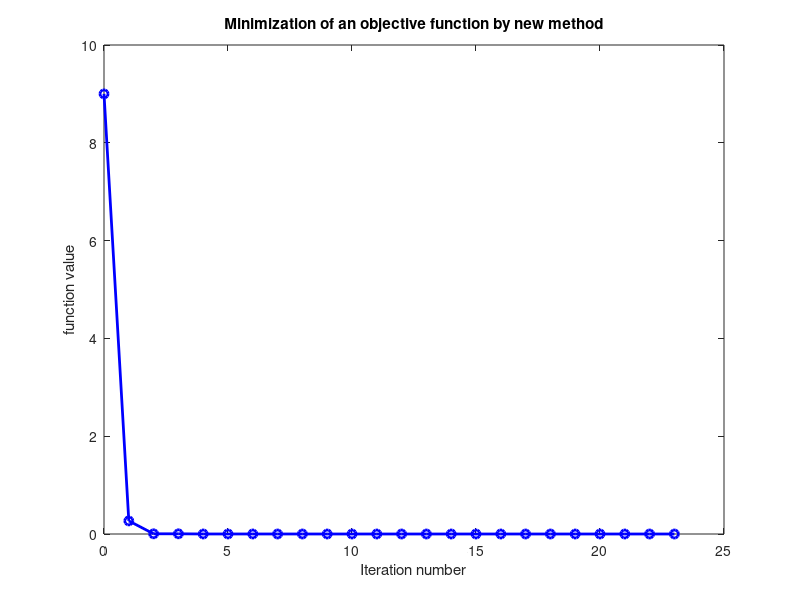

Here is the MATLAB script that generated this plot:
function [xmin,fmin,y,out] = macMethod(tfun,nvars,LB,UB,U_0,u_0,alpha_0,N,delta,gamma_0)

    % New stochastic optimization algorithm proposed by Dr. Attila Nagy
    % test function is the function need to optimize (default test function
    % s for this test are given in this script function

    % INPUT ARGUMENTS
    % "nvars" are the number of decision variables
    % "LB" and "UB" are the lower and upper bounds of the decision variables
    % respectively.
    % "U_0" positive definite matrix of size nvars (in this case I take the 
    % identity matrix.
    % "u_0" any initial vector of size nvars within the domain of the
    % objective function.
    % "alpha_0" initial positive integer whose value updated at every step
    % (it is taken 1 in this case).
    % "N" any positive integer whose value increases at every step (it is 2
    % in this case)
    % "delta" is the tolerance in the objective function value.
    % "gamma_0" initial positive real number whose value increases at every
    % step (it is 0.001 in this case).

    % OUTPUT ARGUMENTS
    % "xmin" is the optimizer point
    % "fmin" is the optimum value of the objective function.
    % "y" is the fmin value at every iteration
    % "out" is a field that contains information like the number of function
    % evaluation, time,...
    
    tStart = tic;
    if ~ nargin
       tfun = @demo1;   % Demo
       nvars = 3;
       u_0 = 5*ones(nvars,1);
       U_0 = eye(nvars);
       LB = -10*ones(nvars,1);
       UB = -LB;  
    end

% Default parameters

    if nargin > 10    
       error('function requires at most 10 input arguments')
    end

    if nargin < 10
       gamma_0 = 0.001;
    end

    if nargin < 9
       delta = 1e-6;
    end

    if nargin < 8
       N = 4;
    end

    if nargin < 7
       alpha_0 = 1;
    end

    if nargin && nargin < 6 
       u_0 = [];
    end

    if nargin && nargin < 5
        U_0 = [];
    end
    
    if nargin && nargin < 4
        UB = [];
    end

    if nargin && nargin < 3
        LB = [];
    end

    if nargin && nargin < 2
        disp('MAC method requires at least two input arguments')
    end
    
    if ischar(tfun)
       tfun = str2func(tfun);
    end

    if isempty(LB)
        LB = -100*ones(nvars,1);
    end

    if isempty(UB)
        UB = 100*ones(nvars,1);
    end

    if isempty(U_0)
        U_0 = eye(nvars);
    end

    if isempty(u_0)
        u_0 = 5*ones(nvars,1);
    end

    % Generating random numbers from basic distribution with mean 0 and identity standard deviation (lognormal
    % distribution in this case)
        rng(123)
        mu = zeros(nvars,1);
        sigma = eye(nvars);
        zeta = mvnrnd(mu,sigma,alpha_0)'; % multivariate normal with mean mu and standard deviation sigma.
        zeta = (0.5-1./(1+exp(-zeta)))/min(std(zeta)); % multivariate logit-normal (by transforming the multivariate normal to logistic function)
        numeratorCovSum = zeros(nvars,nvars);   
        WeightedP = zeros(nvars,alpha_0); 
        
        % Random points pi for i = 1 to alpha_n

        p = u_0 + U_0*zeta;

    % Calculating the weights for every points pi, emperical expected value
    % and emperical covariance matrix.

        if all (p >= LB) && all(p <= UB) % if pi is in K (domain of the objective function)  
           weight1 = weightFcnOfGamma(gamma_0, tfun(transpose(p))); % weight/penality
        else
            weight1 = 0;
        end

        if weight1 ~= 0 && (weight1 > 1 || weight1 < 1e-9)
            weight1 = rand;
        end
     
       sum1 = sum(weight1);

      if sum1 == 0
          u_n = u_0/2;
          U_n = U_0;
      else
        u_n = weight1*p/2*sum1; % Emperical expected value
        weightedCovMatrix = (weight1*(p - u_n)*transpose(p - u_n))/2*sum1;
        numeratorCovSum = numeratorCovSum + weightedCovMatrix;  
        U_n = sqrt(numeratorCovSum); % Emperical covariance matrix
     end

    % Calculating objective function value at several random points pi and
    % storing the minimum value

        p_all = [p u_n u_0];
        [xmin,fmin] = getMin(p_all,tfun);
        store_fmin = fmin;
%         u_n = xmin;
        store_xmin = xmin;
        xout = store_xmin; 
        fvec = store_fmin;
        iter = 0;
        n = 0;
        tolX = 1e-4;
        countf = size(p_all,2); % Initial fevals
        MaxIter = 100;
        maxEvals = 10000;

fprintf('Result of iteration number: %d is %5.4f\n',n,store_fmin);

% Main Loop

while n < MaxIter && (norm(u_n - u_0) >= delta)% || norm(U_n-U_0) >= delta)

    if countf > maxEvals
        disp('The method stopped because it reaches maximum number of function evaluation');
        break 
     end

    if n == MaxIter
       disp('The method stoped because it reaches the maximum number of iteration')
       break
    end

% Updating initial values
        gamma_0 = 4*gamma_0; 
        u_0 = u_n;
        U_0= U_n;
        n = n + 1;
        N = N + 1;
        s_p = size(p,2) + 1;
        alpha_nN = n*N+s_p-1;
%         alpha_nN = n*N+size(p,2);
        rng(123)
        % Generating random numbers zeta_i from basic distribution for i = alpha_n-1 to alpha_nN 
        len = alpha_nN-s_p+1;
        zeta(:,s_p:alpha_nN) = mvnrnd(mu,sigma,len)';
        zeta(:,s_p:alpha_nN) = (0.5-1./(1+exp(-zeta(:,s_p:alpha_nN))))/min(std(zeta(s_p:alpha_nN)));
       
    for ii = s_p:alpha_nN
        p(:,ii) = u_0 + U_0*zeta(:,ii);%
    end

    for kk = s_p:size(p,2)
        if all (p(:,kk) >= LB) && all(p(:,kk) <= UB) % if pi is in K  
           weight1(kk) = weightFcnOfGamma(gamma_0, tfun(transpose(p(:,kk))));
           WeightedP(:,kk) = weight1(kk)*p(:,kk);%
        else
            weight1(kk) = 0;
        end

        if weight1(kk) ~= 0 && (weight1(kk) > 1 || weight1(kk) < 1e-9)
            weight1(kk) = rand;
            WeightedP(:,kk) = weight1(kk)*p(:,kk);%
        end     
    end

       sum1 = sum1 + sum(weight1(s_p:end)); % Sum of weights
       p_cut = p(:,s_p:end);
       u_n = sum(WeightedP,2)/sum1;
       p_all = [p_cut u_n];
       [xmin,fmin] = getMin(p_all,tfun);
       store_fmin = min([fmin,store_fmin]);
       
       if store_fmin == fmin && all(xmin == u_n)
          store_xmin = u_n;
     
       else 
          store_xmin = xmin;
          u_n = u_0/2;
       end

    if sum1 ~= 0
       for ii = s_p: size(p,2) %alpha_nN
          weightedCovMatrix = (weight1(ii)*(p(:,ii) - u_n)*transpose(p(:,ii) - u_n))/sum1;
          numeratorCovSum = numeratorCovSum + weightedCovMatrix;
       end 
    end
        U_n = sqrt(numeratorCovSum); 

        xout = [xout store_xmin];
        fprintf('Result of iteration number: %d is %5.4f\n',n,store_fmin);
        s = size(p(:,s_p:end),2);
        countf = countf + s;
        iter = [iter n];
        fvec = [fvec store_fmin];

        if norm(xout(:,end-1)-xout(:,end)) < tolX
        disp('The method stopped because it reaches optimality tolerance');
        break 
       end
end

    [fmin,idx] = min(fvec);
    xmin = xout(:,idx);
    out.iter = iter(:);
    out.fvec = fvec(:);
    out.fcount = countf;
    out.xvec = xout;
    fvec = sort(fvec,'descend');
    y = [iter;fvec]';
    fid = fopen('logitFromLogisticMVNDResult.txt','w');
    fprintf(fid,'it     f\n');
    fprintf(fid,'%d  %8.4f\n',y');
    fclose(fid);
    plot(y(:,1),y(:,2),'bo-','LineWidth',2)
    xlabel('Iteration number')
    ylabel('function value')
    title('Minimization of an objective function by new method')
    tEnd = toc(tStart);
    out.tEnd = tEnd;
    out.store_xmin = store_xmin;
    out.u_0 = u_0;

 
function f = demo1(x)
x1 = x(1);
x2 = x(2);
x3 = x(3);
f  = (x1-4)^2 + 5*(x2-4)^4 +3*(x3-4)^6;

function g = weightFcnOfGamma(gamma, ObjFcn)
         g = exp(-gamma*ObjFcn);

function [x_min,f_min] = getMin(p,ObjFcn)
        n = size(p,2);
        f_min = inf;
        x_min = [];
        for ii = 1:n
          a = ObjFcn(p(:,ii)');
          if a < f_min
             x_min = p(:,ii);
            f_min = a;
         end
       end
    

